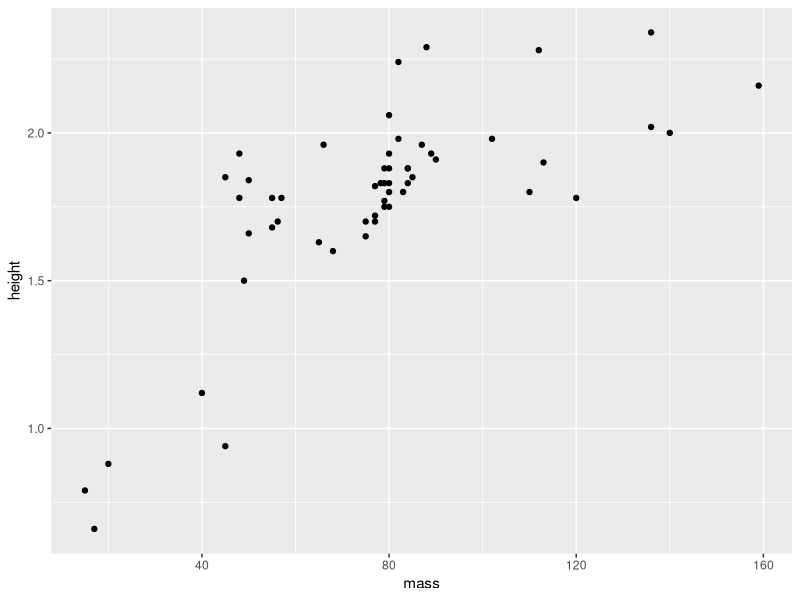

Reproduce this figure in R.
## ---- chunk 1
library(tidyverse)
library(ggplot2)
## ---- chunk 2
starwars %>%
  select(name, hair_color, mass, height)%>%
  drop_na()
## ---- chunk 3
starwars %>%
  select(name, hair_color, mass, height)%>%
  drop_na() %>%
  mutate(height= height/100) 
## ---- chunk 4
starwars %>%
  select(name, hair_color, mass, height)%>%
  drop_na() %>%
  mutate(height= height/100) %>%
  mutate(BMI= mass/(height^2)) 
## ---- chunk 5

starwars %>%
  select(name, hair_color, mass, height)%>%
  drop_na() %>%
  mutate(height= height/100) %>%
  mutate(BMI= mass/(height^2)) %>%
  group_by(hair_color) %>%
  summarise(mean(BMI))
## ---- chunk 6
starwars_plots= starwars %>%
  select(name, hair_color, mass, height)%>%
  drop_na() %>%
  mutate(height= height/100) %>%
  mutate(BMI= mass/(height^2))
## ---- chunk 7
starwars_plots %>% ggplot(aes(x = mass, y= height)) +
  geom_point() 
## ---- chunk 8
library(readxl)
OECD_data <- read_excel("OECD data.xlsx")
glimpse(OECD_data)

## ---- chunk 9
names(OECD_data) <- tolower(names(OECD_data))
## ---- chunk 10
OECD_data %>%
  count(location)
## ---- chunk 11
OECD_data %>% 
  select(location, value, time)
## ---- chunk 12
DK_dat=OECD_data %>% 
  select(location, value, time) %>%
  filter(location == "DNK") %>%
  rename(dk_value = value)

DEU_dat=OECD_data %>% 
  select(location, value, time) %>%
  filter(location == "DEU") %>%
  rename(deu_value = value)

ITA_dat=OECD_data %>% 
  select(location, value, time) %>%
  filter(location == "ITA") %>%
  rename(ita_value = value)

OECD_dat=OECD_data %>% 
  select(location, value, time) %>%
  filter(location == "OECD")%>%
  rename(oecd_value = value)

USA_dat=OECD_data %>% 
  select(location, value, time) %>%
  filter(location == "USA")%>%
  rename(usa_value = value)

option_1_data= DK_dat %>%
  left_join(DEU_dat, by = c("time")) %>%
  left_join(ITA_dat, by = c("time")) %>%
  left_join(OECD_dat, by = c("time")) %>%
  left_join(USA_dat, by = c("time")) %>%
  select(time,dk_value, deu_value, ita_value, oecd_value, usa_value)
  
## ---- chunk 13
option_2_data=OECD_data %>% 
  select(location, value, time) %>%
  pivot_wider( names_from = location, values_from= value)
## ---- chunk 14
data_ts= option_2_data %>% 
  select(-time) %>%
  ts(start = c(2005,1), frequency = 4)
